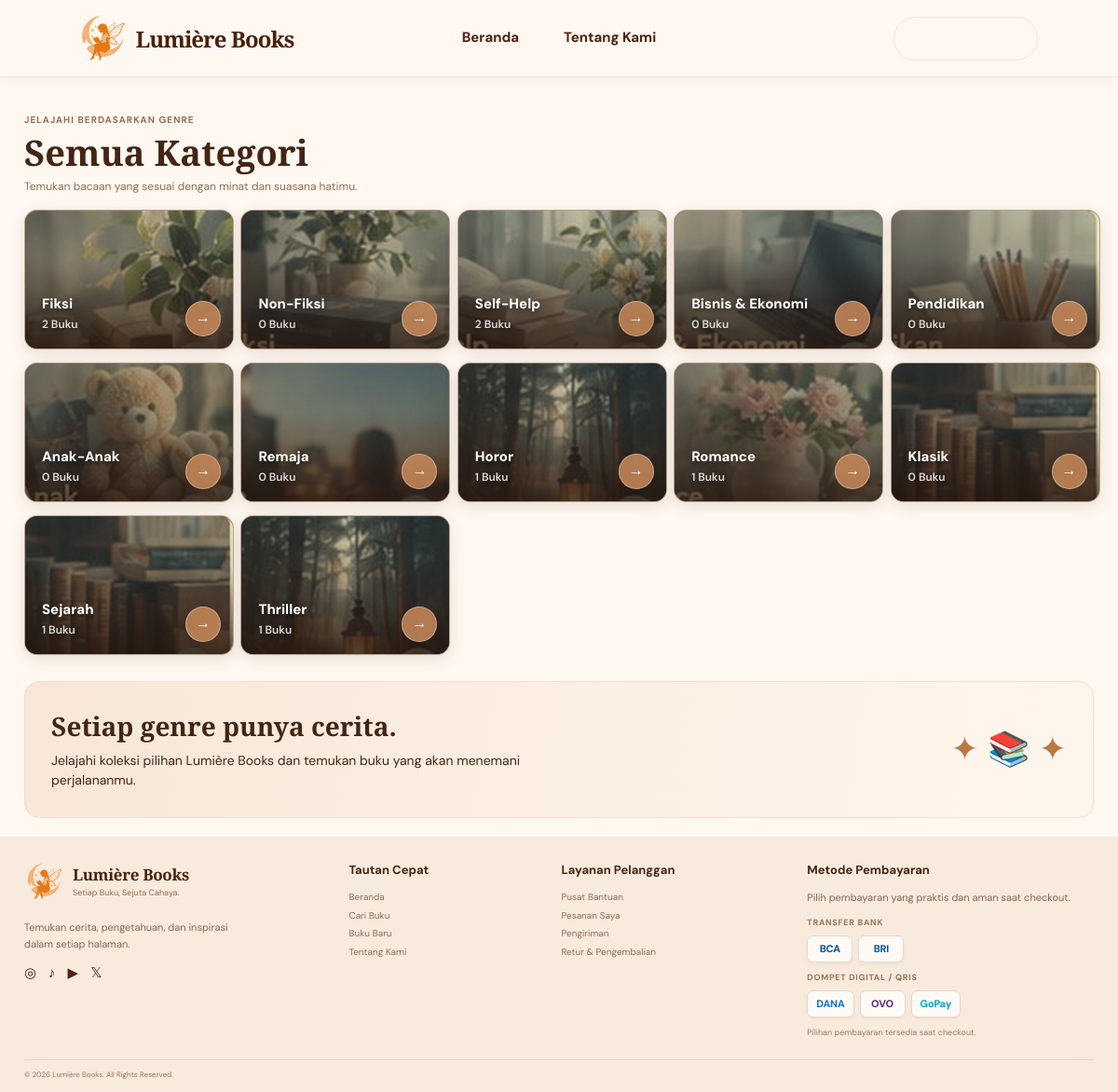
The app's page /index.php?page=categories with its own data.
### tables this page shows
CREATE TABLE categories (
    id BIGINT UNSIGNED AUTO_INCREMENT PRIMARY KEY,
    name VARCHAR(100) NOT NULL,
    slug VARCHAR(120) NOT NULL UNIQUE,
    description TEXT NULL,
    image VARCHAR(255) NULL,
    created_at TIMESTAMP NOT NULL DEFAULT CURRENT_TIMESTAMP
);

### sistem/koneksi-database.php (called while the page is built, shortened)
<?php
function db(): PDO
{
    static $pdo = null;
    if ($pdo instanceof PDO) {
        return $pdo;
    }
    global $config;
    $settings = $config['db'];
    $dsn = sprintf(
        'mysql:host=%s;port=%s;dbname=%s;charset=utf8mb4',
        $settings['host'],
        $settings['port'],
        $settings['name']
    );
    $pdo = new PDO($dsn, $settings['user'], $settings['pass'], [
        PDO::ATTR_ERRMODE => PDO::ERRMODE_EXCEPTION,
        PDO::ATTR_DEFAULT_FETCH_MODE => PDO::FETCH_ASSOC,
        PDO::ATTR_EMULATE_PREPARES => false,
    ]);
    return $pdo;
}

### public/tampilan/pelanggan/halaman/kategori.php (the view)
<section class="container page-section">
    <div class="page-title-row">
        <div>
            <span class="eyebrow">
                JELAJAHI BERDASARKAN GENRE
            </span>
            <h1>
                Semua Kategori
            </h1>
            <p>
                Temukan bacaan yang sesuai dengan minat dan suasana hatimu.
            </p>
        </div>
    </div>
    <div class="category-grid all-category-grid">
        <?php foreach ($categories as $category): ?>
            <?php
                $count = db()->prepare(
                    'SELECT COUNT(*) FROM books WHERE category_id = ? AND status = "active"'
                );
                $count->execute([$category['id']]);
            ?>
            <a
                class="category-card redesigned-category-card"
                href="<?= e(url('books', ['category' => $category['slug']])) ?>"
            >
                <img
                    class="category-card-photo category-card-photo-background"
                    src="<?= e(lumiere_category_photo_url($category)) ?>"
                    alt=""
                    aria-hidden="true"
                    loading="lazy"
                    onerror="this.style.display='none'"
                >
                <span class="category-symbol">
                    <?= ui_icon('book-open') ?>
                </span>
                <b>
                    <?= e($category['name']) ?>
                </b>
                <small>
                    <?= (int) $count->fetchColumn() ?>
                Buku
                </small>
                <span class="circle-arrow">
                →
                </span>
            </a>
            <?php endforeach; ?>
        </div>
        <section class="category-note">
            <div>
                <h2>
                Setiap genre punya cerita.
                </h2>
                <p>
                Jelajahi koleksi pilihan Lumière Books dan temukan buku yang akan menemani perjalananmu.
                </p>
            </div>
            <span class="category-note-art">
            ✦ 📚 ✦
            </span>
        </section>
    </section>

### sistem/fungsi-bantu.php (shortened to what this page needs)
<?php
function e(mixed $value): string
{
    return htmlspecialchars((string) $value, ENT_QUOTES, 'UTF-8');
}
function url(string $page = 'home', array $params = []): string
{
    return 'index.php?' . http_build_query(array_merge(['page' => $page], $params));
}
function asset(string $path): string
{
    return 'assets/' . ltrim($path, '/');
}
function lumiere_category_photo_url(array $category): string
{
    if (!empty($category['image'])) {
        return category_image_url($category);
    }
    return category_image_url($category);
}
function category_image_url(array $category): string
{
    $image = trim((string) ($category['image'] ?? ''));
    if ($image !== '') {
        $relative = ltrim(str_replace('\\', '/', $image), '/');
        $publicFile = dirname(__DIR__) . '/public/' . $relative;
        if (is_file($publicFile)) {
            return $relative;
        }
    }
    $slug = trim((string) ($category['slug'] ?? ''));
    $slug = $slug !== '' ? $slug : 'fiksi';
    return asset('categories/' . $slug . '.png');
}
function ui_icon(string $name, string $class = ''): string
{
    $paths = $icons[$name] ?? $icons['book'];
    $className = trim('ui-icon ' . $class);
    return '<svg class="' . e($className) . '" viewBox="0 0 24 24" fill="none" stroke="currentColor" stroke-width="1.7" stroke-linecap="round" stroke-linejoin="round" aria-hidden="true">' .
        $paths .
        '</svg>';
}

### public/assets/css/umum/1-dasar.css (style rules this page uses)
:root { --navy: #17466f; --navy-deep: #12385e; --blue: #4e91bf; --blue-mid: #7fb8d8; --blue-soft: #dff1fb; --blue-pale: #f1f9fd; --ink: #234d70; --muted: #6f8fa9; --line: #d6e8f2; --white: #ffffff; --success: #1c9b7c; --warning: #d9953f; --danger: #d96d77; --shadow: 0 12px 34px rgba(38, 91, 128, .08); --radius: 16px; }
* { box-sizing: border-box; }
html { scroll-behavior: smooth; }
body { margin: 0; color: var(--ink); background: #f5fbfe; font-family: "DM Sans", Arial, sans-serif; font-size: 14px; line-height: 1.55; }
a { color: inherit; text-decoration: none; }
img { max-width: 100%; display: block; }
.container { width: min(1280px, calc(100% - 52px)); margin: 0 auto; }
.eyebrow { display: block; color: #6085a1; font-size: 10px; font-weight: 700; letter-spacing: 2.1px; }
.section-heading, .page-title-row { display: flex; justify-content: space-between; align-items: end; gap: 20px; margin-bottom: 15px; }
.category-grid { display: grid; grid-template-columns: repeat(5, 1fr); gap: 13px; }
.category-card { position: relative; min-height: 130px; display: flex; flex-direction: column; justify-content: end; overflow: hidden; padding: 17px; border: 1px solid rgba(255,255,255,.55); border-radius: 11px; background: linear-gradient(140deg, #b8875b, #4a230d); color: white; box-shadow: 0 6px 15px rgba(76, 38, 15, .09); isolation: isolate; transition: transform .2s, box-shadow .2s; }
.category-card::before { content: ""; position: absolute; z-index: -2; inset: 0; opacity: .28; background: radial-gradient(circle at 75% 25%, #f7ffff 0 8%, transparent 9%), linear-gradient(135deg, transparent 35%, rgba(0, 0, 0, .5)); }
.category-card::after { content: ""; position: absolute; z-index: -1; inset: 0; background: linear-gradient(0deg, rgba(49,24,10,.82), rgba(88,48,22,.05) 90%); }
.category-symbol { position: absolute; top: 15px; left: 17px; font-size: 34px; line-height: 1; color: white; }
.category-card b { font-size: 14px; }
.category-card small { margin-top: 2px; font-size: 10px; opacity: .88; }
.circle-arrow { position: absolute; right: 12px; bottom: 12px; width: 26px; height: 26px; display: grid; place-items: center; border-radius: 50%; background: rgba(220,242,253,.3); font-size: 16px; }
.page-section { min-height: 52vh; padding-top: 30px; padding-bottom: 20px; }
.page-title-row { align-items: center; }
.page-title-row h1 { margin: 4px 0; color: var(--navy); font-family: "Playfair Display", Georgia, serif; font-size: 38px; line-height: 1.2; }
.page-title-row p { margin: 5px 0 0; color: var(--muted); font-size: 12px; }

### records on screen
categories: image (picture), name "Fiksi", fetchColumn "2"
categories: image (picture), name "Non-Fiksi", fetchColumn "0"
categories: image (picture), name "Self-Help", fetchColumn "2"
categories: image (picture), name "Bisnis & Ekonomi", fetchColumn "0"
categories: image (picture), name "Pendidikan", fetchColumn "0"
categories: image (picture), name "Anak-Anak", fetchColumn "0"
categories: image (picture), name "Remaja", fetchColumn "0"
categories: image (picture), name "Horor", fetchColumn "1"
categories: image (picture), name "Romance", fetchColumn "1"
categories: image (picture), name "Klasik", fetchColumn "0"
categories: image (picture), name "Sejarah", fetchColumn "1"
categories: image (picture), name "Thriller", fetchColumn "1"
